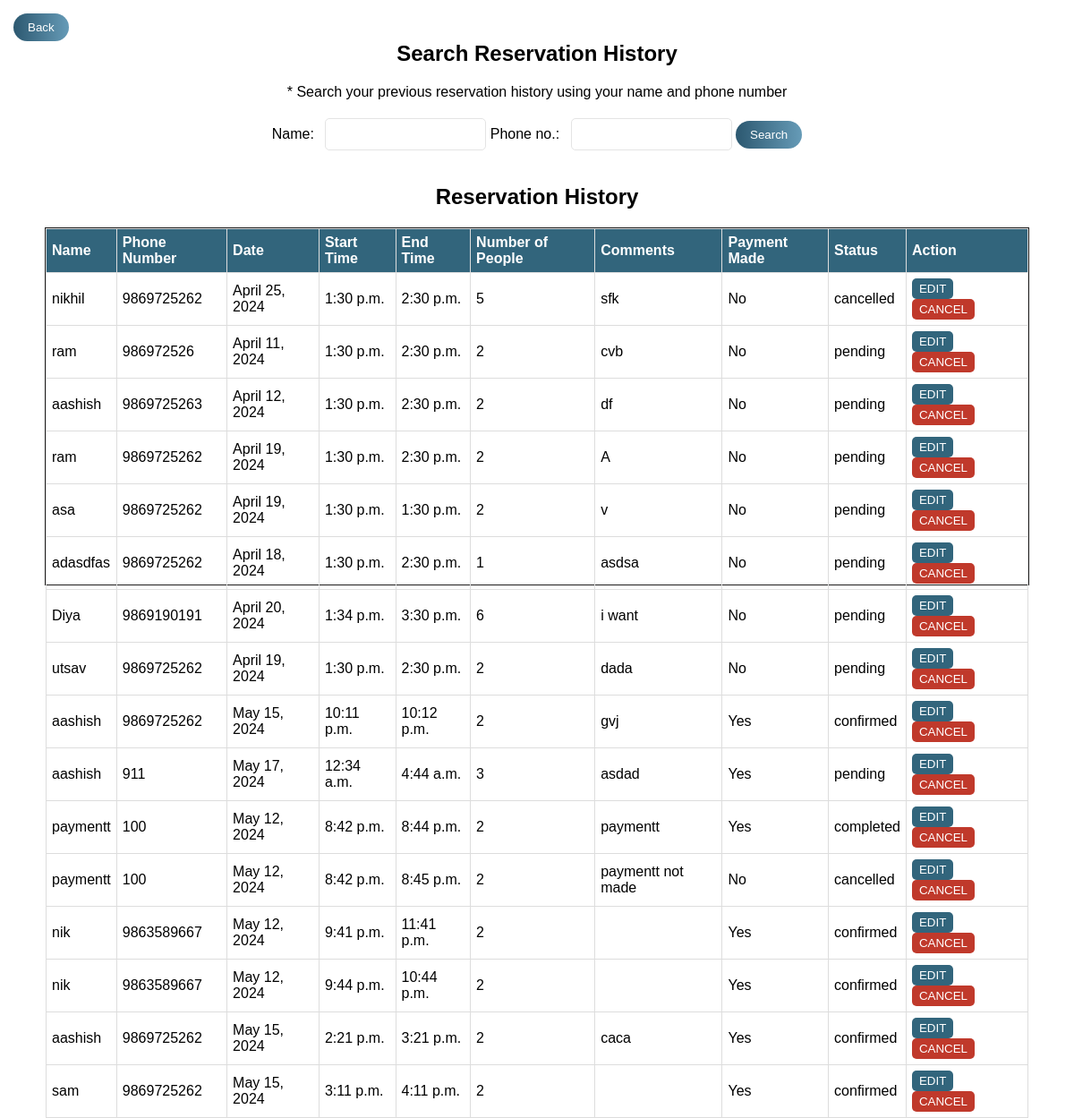
Page /user_reservation_history/ on the committed database.
### OneByteFood/models.py (models this page shows)
class Reservation(models.Model):
    id = models.AutoField(primary_key=True)
    name = models.CharField(max_length=100)
    phone = models.CharField(max_length=20)
    date = models.DateField()
    start_time = models.TimeField()
    end_time = models.TimeField()
    num_people = models.IntegerField()
    comments = models.TextField()
    payment_made = models.BooleanField(default=False)
    status = models.CharField(max_length=50, default='pending')

### OneByteFood/views.py (the view)
# urls.py: path('user_reservation_history/', onebytefood_views.show_user_reservation_history, name='show_user_reservation_history'),
def show_user_reservation_history(request):
    if request.method == 'GET':
        name = request.GET.get('name', '')
        phone = request.GET.get('phone', '')
        if name and phone:
            reservations_data = Reservation.objects.filter(name=name, phone=phone)
        else:
            reservations_data = Reservation.objects.all()
        return render(request, 'user_reservation_history.html', {'reservations_data': reservations_data, 'name': name, 'phone': phone})
    else:
        return HttpResponseRedirect('/user_reservation_history/')

### templates/user_reservation_history.html (shortened to what this page needs)
<!DOCTYPE html>
<html lang="en">
<head>
</head>
<body>
    <a href="http://127.0.0.1:8000/reservation/"><button class="Back-Btn"> Back</button></a>
    <h2 class="section-title">Search Reservation History</h2>
    <p class="search-guide">* Search your previous reservation history using your name and phone number</p>
    <form method="get" action="{% url 'show_user_reservation_history' %}" id="reservationHistorySearchForm"
        class="reservationHistorySearchForm">
        <label for="name">Name:</label>
        <input type="text" id="name" name="name" required>
        <label for="phone">Phone no.:</label>
        <input type="tel" id="phone" name="phone" required>
        <input type="submit" value="Search">
    </form>
    <div class="history-container">
        <section class="history" id="history">
            <h2 class="section-title">Reservation History</h2>
            <div class="table-history">
                {% if reservations_data %}
                <table class="history-table">
                    <thead>
                        <tr>
                            <th>Name</th>
                            <th>Phone Number</th>
                            <th>Date</th>
                            <th>Start Time</th>
                            <th>End Time</th>
                            <th>Number of People</th>
                            <th>Comments</th>
                            <th>Payment Made</th>
                            <th>Status</th>
                            <th>Action</th>
                        </tr>
                    </thead>
                    <tbody>
                        {% for reservation in reservations_data %}
                        <tr>
                            <td>{{ reservation.name }}</td>
                            <td>{{ reservation.phone }}</td>
                            <td>{{ reservation.date }}</td>
                            <td>{{ reservation.start_time }}</td>
                            <td>{{ reservation.end_time }}</td>
                            <td>{{ reservation.num_people }}</td>
                            <td>{{ reservation.comments }}</td>
                            <td>{% if reservation.payment_made %}Yes{% else %}No{% endif %}</td>
                            <td>{{ reservation.status }}</td>
                            <td>
                                <button class="edit-btn"><a href="/edit_reservation_user/{{ reservation.id }}"
                                        style="text-decoration: none; color: inherit;">EDIT</a></button>
                                <button class="cancel-btn"><a
                                        href="/cancel_reservation_user/{{ reservation.id }}/?name={{ reservation.name }}&phone={{ reservation.phone }}"
                                        style="text-decoration: none; color: inherit;">CANCEL</a></button>
                            </td>
                        </tr>
                        {% endfor %}
                    </tbody>
                </table>
                {% else %}
                <center>
                    <h4>No previous reservations.</h4>
                </center>
                {% endif %}
            </div>
        </section>
    </div>
</body>
</html>

### templates/user_reservation_history.html (style rules this page uses)
* { margin: 0; padding: 0; box-sizing: border-box; font-family: 'Montserrat', sans-serif; }
.Back-Btn { padding: 8px 16px; background: linear-gradient(to right, #2c5870, #669bb7); color: #fff; border: none; border-radius: 20px; text-decoration: none; cursor: pointer; margin: 15px 15px 0 15px; }
.section-title, .search-guide { text-align: center; margin-bottom: 20px; }
.reservationHistorySearchForm { margin-bottom: 10px; text-align: center; }
.reservationHistorySearchForm label { margin-right: 8px; }
.reservationHistorySearchForm input[type="text"], .reservationHistorySearchForm input[type="tel"] { width: 180px; padding: 8px; border-radius: 5px; border: 1px solid #E4E4E4; font-size: 16px; color: #32657C; margin-bottom: 8px; }
.reservationHistorySearchForm input[type="submit"] { padding: 8px 16px; background: linear-gradient(to right, #2c5870, #669bb7); color: #fff; border: none; border-radius: 20px; text-decoration: none; cursor: pointer; }
.history-container { margin-top: 30px; padding-bottom: 150px; }
.table-history { border: 1px solid #1e1d1d; height: 400px; margin: 0 50px; }
.history-table { border-collapse: collapse; width: 100%; border: 1px solid #1e1d1d; }
.history-table th, .history-table td { border: 1px solid #ddd; padding: 6px; text-align: left; }
.history-table th { background-color: #32657C; color: #FFF; }
.edit-btn, .cancel-btn { padding: 4px 8px; margin-right: 5px; background-color: #32657C; color: white; border: none; border-radius: 5px; cursor: pointer; text-decoration: none; }
.cancel-btn { background-color: #C0392B; }

### rows in the picture
Reservation: name "nikhil", phone "9869725262", date "April 25, 2024", start_time "1:30 p.m.", end_time "2:30 p.m.", num_people "5", comments "sfk", payment_made "No", status "cancelled"
Reservation: name "ram", phone "986972526", date "April 11, 2024", start_time "1:30 p.m.", end_time "2:30 p.m.", num_people "2", comments "cvb", payment_made "No", status "pending"
Reservation: name "aashish", phone "9869725263", date "April 12, 2024", start_time "1:30 p.m.", end_time "2:30 p.m.", num_people "2", comments "df", payment_made "No", status "pending"
Reservation: name "ram", phone "9869725262", date "April 19, 2024", start_time "1:30 p.m.", end_time "2:30 p.m.", num_people "2", comments "A", payment_made "No", status "pending"
Reservation: name "asa", phone "9869725262", date "April 19, 2024", start_time "1:30 p.m.", end_time "1:30 p.m.", num_people "2", comments "v", payment_made "No", status "pending"
Reservation: name "adasdfas", phone "9869725262", date "April 18, 2024", start_time "1:30 p.m.", end_time "2:30 p.m.", num_people "1", comments "asdsa", payment_made "No", status "pending"
Reservation: name "Diya", phone "9869190191", date "April 20, 2024", start_time "1:34 p.m.", end_time "3:30 p.m.", num_people "6", comments "i want", payment_made "No", status "pending"
Reservation: name "utsav", phone "9869725262", date "April 19, 2024", start_time "1:30 p.m.", end_time "2:30 p.m.", num_people "2", comments "dada", payment_made "No", status "pending"
Reservation: name "aashish", phone "9869725262", date "May 15, 2024", start_time "10:11 p.m.", end_time "10:12 p.m.", num_people "2", comments "gvj", payment_made "Yes", status "confirmed"
Reservation: name "aashish", phone "911", date "May 17, 2024", start_time "12:34 a.m.", end_time "4:44 a.m.", num_people "3", comments "asdad", payment_made "Yes", status "pending"
Reservation: name "paymentt", phone "100", date "May 12, 2024", start_time "8:42 p.m.", end_time "8:44 p.m.", num_people "2", comments "paymentt", payment_made "Yes", status "completed"
Reservation: name "paymentt", phone "100", date "May 12, 2024", start_time "8:42 p.m.", end_time "8:45 p.m.", num_people "2", comments "paymentt not made", payment_made "No", status "cancelled"
Reservation: name "nik", phone "9863589667", date "May 12, 2024", start_time "9:41 p.m.", end_time "11:41 p.m.", num_people "2", payment_made "Yes", status "confirmed"
Reservation: name "nik", phone "9863589667", date "May 12, 2024", start_time "9:44 p.m.", end_time "10:44 p.m.", num_people "2", payment_made "Yes", status "confirmed"
Reservation: name "aashish", phone "9869725262", date "May 15, 2024", start_time "2:21 p.m.", end_time "3:21 p.m.", num_people "2", comments "caca", payment_made "Yes", status "confirmed"
Reservation: name "sam", phone "9869725262", date "May 15, 2024", start_time "3:11 p.m.", end_time "4:11 p.m.", num_people "2", payment_made "Yes", status "confirmed"
